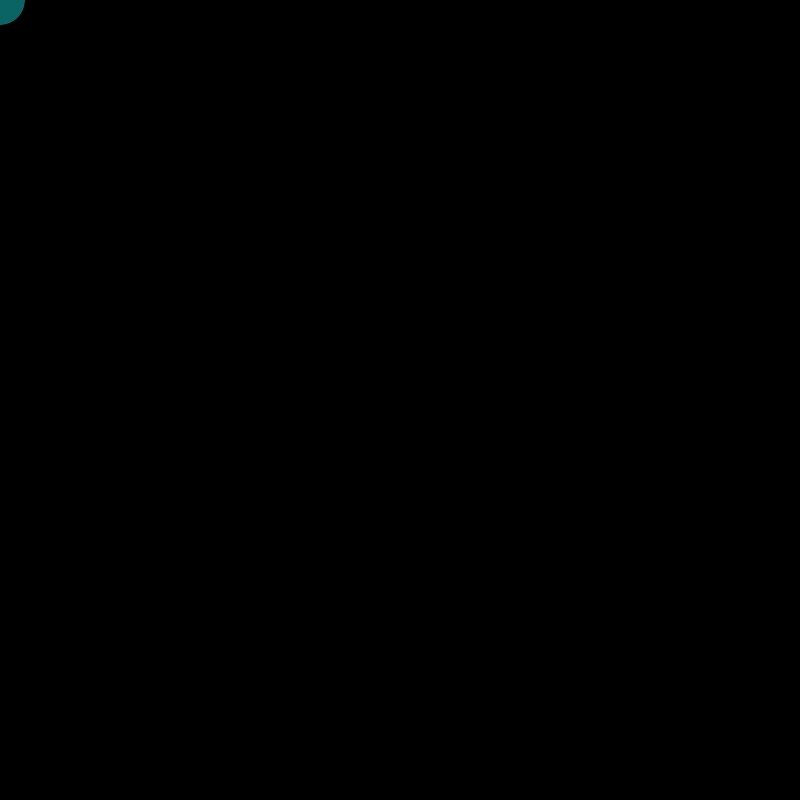
Frame 1 (no input)
Frame 60 (the mouse pressed at the canvas centre just before this capture): identical to frame 1, image omitted
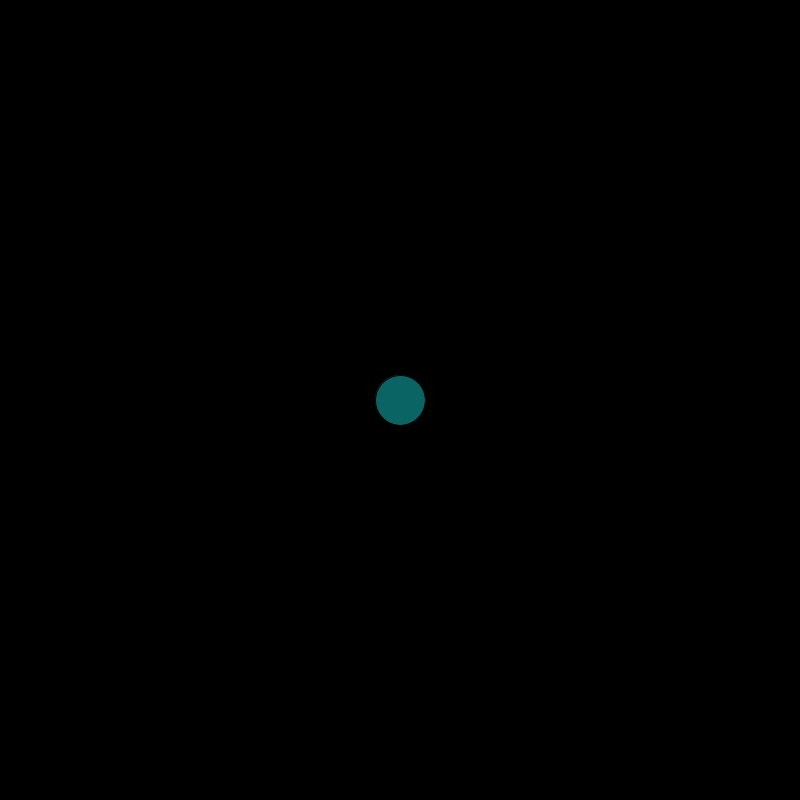
Frame 120 (the mouse held since frame 60 and released just before this capture)

The Processing sketch that drew these frames (run headless with seeded random() and noise(); from frame 60 on, the mouse is pressed at the canvas centre):

// Processing sketch: Fotogramas
// ── Fotogramas.pde
//Comandos que se ejecutan una sola vez 
void setup(){
  size(800,800); //solo una vez crea el canvas 
  background(0); // se puede mover dependiendo de la funcion
}

void draw(){
  fill(10,100,100);
  background(0);
 ellipse(mouseX, mouseY,50,50);
 
}
